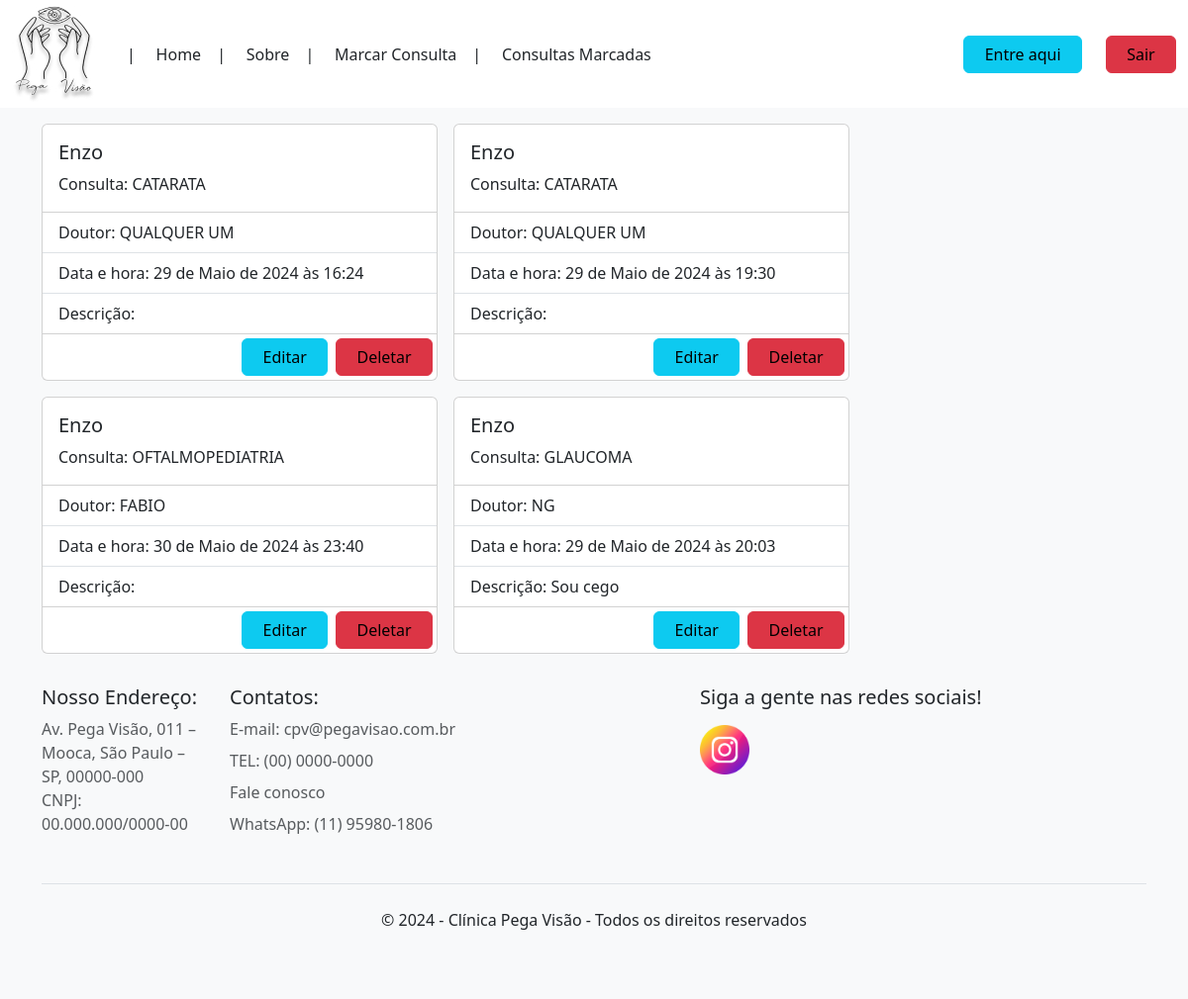
/marcadas/ (signed in), run on an earlier commit of the app's database.
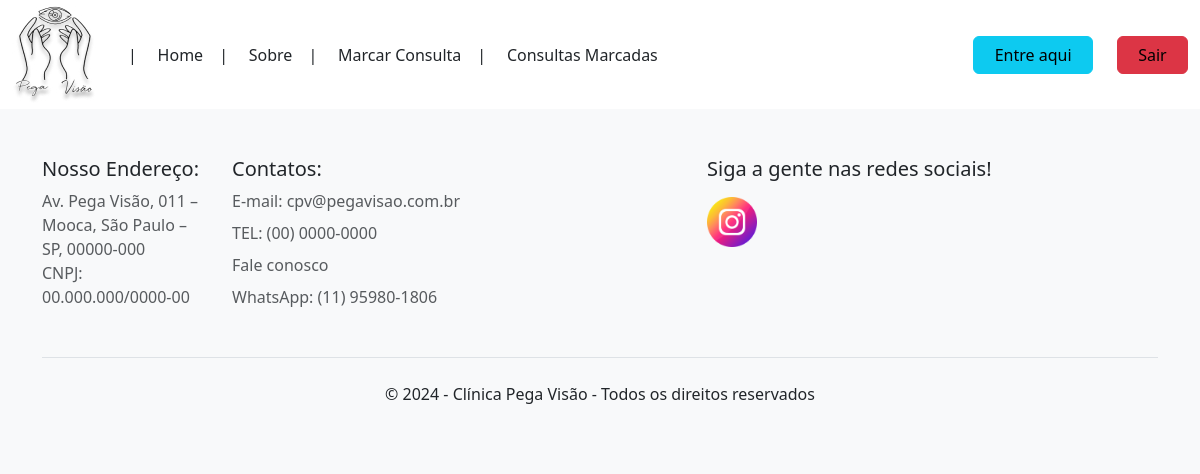
And on a later commit of the database.
### apps/PV/models.py (models this page shows)
class Consultas(models.Model):
    OPCOES_DOUTOR = [
        ("ENZO", "Enzo"),
        ("FABIO", "Fabio"),
        ("NG", "Ng"),
        ("QUALQUER UM", "Qualquer Um")
    ]
    OPCOES_CONSULTA = [
        ("CATARATA", "Catarata"),
        ("CERATOCONE", "Ceratocone"),
        ("CIRURGIA REFRATIVA", "Cirurgia Refrativa"),
        ("CORNEA E CONJUNTIVA", "Cornea e Conjuntiva"),
        ("GLAUCOMA", "Glaucoma"),
        ("LENTES DE CONTATO", "Lentes de Contato"),
        ("LENTES INTRAOCULAR PREMIUM", "Lente Intraocular Premium"),
        ("OFTALMOLOGIA GERAL", "Oftalmologia Geral"),
        ("OFTALMOPEDIATRIA", "Oftalmopediatria"),
        ("PLASTICA OCULAR", "Plastica Ocular"),
    ]
    doutor = models.CharField(max_length=100, choices=OPCOES_DOUTOR, default='QUALQUER UM')
    consulta = models.CharField(max_length=100, choices=OPCOES_CONSULTA, default='')
    descricao = models.TextField(null=True, blank=True)
    status = models.BooleanField(default=True)
    data = models.DateTimeField(default=datetime.now, blank=False)
    usuario = models.ForeignKey(settings.AUTH_USER_MODEL, on_delete=models.CASCADE)

### apps/PV/views.py (the view)
# urls.py: path('marcadas/', marcadas, name='marcadas'),
def marcadas(request):
    form = LoginForms()
    if not request.user.is_authenticated:
        messages.error(request, "Faça login ou realize o cadastro antes de visualizar suas consultas!")
        return redirect ('index')
    user = request.user
    consultas = Consultas.objects.filter(usuario=user)
    return render(request, 'clinica/marcadas.html', {"cards": consultas,'form':form})

### templates/clinica/marcadas.html (shortened to what this page needs)
{% extends 'clinica/base.html' %}
{% load static %}
{% block content %}
  <div class="gap-3 container d-flex flex-wrap  py-3">
    {% if cards %}
      {% for consulta in cards %}
        <div class="card" style="width: 400px;">
          <div class="card-body">
            <h5  class="card-title">{{ consulta.usuario }}</h5>
            <p class="card-text">Consulta: {{ consulta.consulta }}</p>
          </div>
          <ul class="list-group list-group-flush">
            <li class="list-group-item">Doutor: {{ consulta.doutor }}</li>
            <li class="list-group-item">Data e hora: {{ consulta.data }}</li>
            <li class="list-group-item">Descrição: {{ consulta.descricao }}</li>
          </ul>
          <div style="display: flex; justify-content: end;">
            <a href="{% url "editar_consulta" consulta.id %}"><button style="color: #000;" class="btn btn-info m-1" type="button" data-bs-target="#exampleModal">&nbsp; Editar &nbsp;</button></a>
            <a href="{% url "deletar_consulta" consulta.id %}"><button style="color: #000;" class="btn btn-danger m-1" type="button" data-bs-target="#exampleModal">&nbsp; Deletar &nbsp;</button></a>
          </div>
        </div>
      {% endfor %}
    {% endif %}
  </div>
{% endblock %}

### templates/clinica/base.html (shortened to what this page needs)
{% load static %}
<!DOCTYPE html>
<html lang="pt-br">
  <head>
    {% load bootstrap5 %}
    {% bootstrap_css %}
  </head>
  <body class="bg-light">
    <nav class="navbar navbar-expand-md bg-body-tertiary p-0">
      <div class="container-fluid text-dark bg-white">
        <a class="navbar-brand" href="{% url 'index' %}"><img src="{% static './images/logoPV.jpg' %}" alt srcset /></a>
        <div class="navbar-collapse" id="navbarSupportedContent">
          <ul class="navbar-nav me-auto mb-2 mb-lg-0">
            <li class="nav-item">
              <a class="text-dark nav-link" href="{% url 'index' %}">| &nbsp;&nbsp;&nbsp; Home</a>
            </li>
            <li class="nav-item">
              <a class="text-dark nav-link" aria-current="page" href="{% url 'sobre' %}">| &nbsp;&nbsp;&nbsp; Sobre</a>
            </li>
            <li class="nav-item">
              <a class="text-dark nav-link" aria-current="page" href="{% url 'nova_consulta' %}">| &nbsp;&nbsp;&nbsp; Marcar Consulta</a>
            </li>
            <li class="nav-item">
              <a class="text-dark nav-link" aria-current="page" href="{% url 'marcadas' %}">| &nbsp;&nbsp;&nbsp; Consultas Marcadas</a>
            </li>
          </ul>
          <button class="btn btn-info" type="button" data-bs-toggle="modal" data-bs-target="#exampleModal">&nbsp; Entre aqui &nbsp;</button>
          <a  href={% url 'logout' %}> <button style="color: black;" class="btn btn-danger ms-4" type="button" >&nbsp; Sair &nbsp;</button> </a>
        </div>
      </div>
    </nav>
    {% block content %}
    {% endblock %}
    <div class="container">
      <footer id="footer" class="py-3">
        <div class="row">
          <div class="col-6 col-md-2 mb-3">
            <h5>Nosso Endereço:</h5>
            <ul class="nav flex-column">
              <li class="nav-item mb-2">
                <p class="p-0 m-0 text-body-secondary">
                  Av. Pega Visão, 011 – Mooca, São Paulo – SP, 00000-000 <br />
                  CNPJ: 00.000.000/0000-00
                </p>
              </li>
            </ul>
          </div>
          <div class="col-6 col-md-4 mb-3">
            <h5>Contatos:</h5>
            <ul class="nav flex-column">
              <li class="nav-item mb-2">
                <p class="p-0 m-0 text-body-secondary">E-mail: cpv@pegavisao.com.br</p>
              </li>
              <li class="nav-item mb-2">
                <p class="p-0 m-0 text-body-secondary">TEL: (00) 0000-0000</p>
              </li>
              <li class="nav-item mb-2">
                <p class="p-0 m-0 text-body-secondary">Fale conosco</p>
              </li>
              <li class="nav-item mb-2">
                <p class="p-0 m-0 text-body-secondary">WhatsApp: (11) 95980-1806</p>
              </li>
            </ul>
          </div>
          <div class="col-md-5 offset-md-1 mb-3">
              <h5>Siga a gente nas redes sociais!</h5>
              <a  href="https://www.instagram.com/clinica_pega_visao?igsh=b3pwNW04ZjQxOXpn&utm_source=qr"><img class="py-2" style="max-width: 50px;" src="{% static './images/instagram.png' %}"></a>
          </div>
        </div>
        <div class="d-flex flex-column flex-sm-row justify-content-between py-4 my-4 border-top">
          <p class="container text-center">© 2024 - Clínica Pega Visão - Todos os direitos reservados</p>
        </div>
      </footer>
    </div>
  </body>
</html>

What changed in the data, as far as the page shows it:
removed Consultas: usuario "Enzo", consulta "CATARATA", doutor "QUALQUER UM", data "29 de Maio de 2024 às 16:24"
removed Consultas: usuario "Enzo", consulta "CATARATA", doutor "QUALQUER UM", data "29 de Maio de 2024 às 19:30"
removed Consultas: usuario "Enzo", consulta "OFTALMOPEDIATRIA", doutor "FABIO", data "30 de Maio de 2024 às 23:40"
removed Consultas: usuario "Enzo", consulta "GLAUCOMA", doutor "NG", data "29 de Maio de 2024 às 20:03", descricao "Sou cego"
